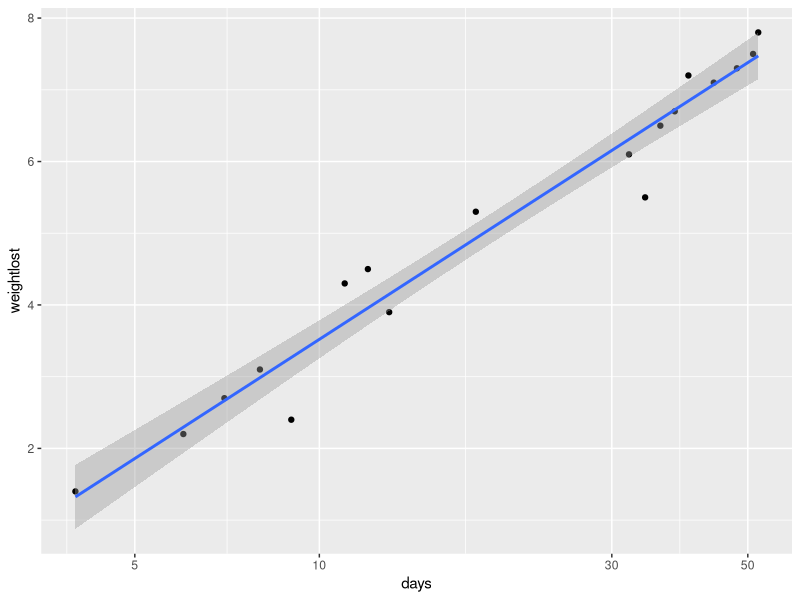

The R script that drew this image:
library(readr)
library(tidyverse)
library(quantreg)

weight <- read_csv("weight.csv", col_types = cols(`Date` = col_date(format = "%d/%m/%Y")))
weight$ndays <- as.integer(weight$Date - weight$Date[1])
weight

weightlost <- weight$Kg[1] - weight$Kg[2:nrow(weight)]
wl_df <- data.frame(weightlost, days = weight$ndays[2:nrow(weight)])

ggplot(wl_df, aes(x = days, y = weightlost)) + geom_point() +
  scale_x_log10() + geom_smooth(method = "lm")

log.model.wl <- lm(weightlost ~ log(days), data = wl_df)
